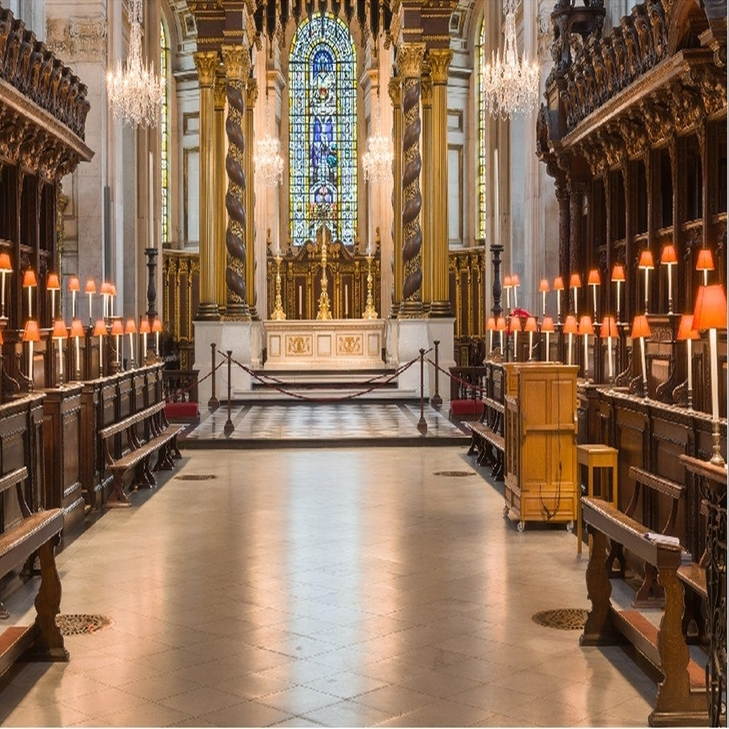
#> input picture saint_Paul.png, 729 x 729 px
$ python SC_CNN_vladimirov_Z_p_noise_v5.py
#> lines starting #> are read from the running program, lines starting #| are printed output that depends on the picture
### Q_p.py
"""
@author: Brian Zambrano
Classes:

    G_N_group
    Z_N_group

Functions:
    valuation(int,int)->int
    norm_p(float,int) -> float
"""
from fractions import Fraction
import numpy as np


# [98 lines left out: functions valuation, norm_p, G_N_group_aux, not called in this run]


class G_N_group(object):
    """Define the object G_N"""

    # [6 lines left out: function __init__, not called in this run]

    def get_prime(self):
        return self.p

    def get_radio(self):
        return self.N

    # [4 lines left out: function __len__, not called in this run]

    def __str__(self):
        G_N = self.G_N
        return str(G_N)

    def __iter__(self):
        for a in self.G_N:
            yield a


def Z_N_group_aux(p, N):
    """
    Returns the p-adic group Z_N elments.

    Parameters
    ----------
    p : TYPE: int
        DESCRIPTION: A prime number.
    N : TYPE: int
        DESCRIPTION: A natural number,
        represents the parameter of the group Z_N.

    Returns
    -------
    TYPE: numpy array
    DESCRIPTION: ans1: the p-adic group G_K elments.

    """
#> called with p = 3, N = 2

    ans1 = np.array([], dtype=int)
    l = 1
    for j in range(0, p):
        ans1 = np.append(ans1, j*(p**(N-l)))

    l = 2
    while l <= N:

        ans2 = ans1.copy()

        for j in range(1, p):
            ans1 = np.concatenate([ans1, ans2+j*(p**(N-l))])
        l += 1

    return ans1


class Z_N_group(object):
    """Define the object G_N"""

    def __init__(self, p, N):
        self.p = p
        self.N = N
        Z_N = Z_N_group_aux(self.p, self.N)
        self.Z_N = Z_N

    def get_prime(self):
        return self.p

    def get_radio(self):
        return self.N

    # [4 lines left out: function __len__, not called in this run]

    def __str__(self):
        Z_N = self.Z_N
        return str(Z_N)

    def __iter__(self):
        for a in self.Z_N:
            yield a

### SC_CNN_vladimirov_Z_p_noise_v5.py
"""
Created on Fri Mar 25 18:05:43 2022

@author: LENOVO
"""
import time
from matplotlib import pyplot as plt
from skimage.transform import resize
from skimage.data import binary_blobs, \
    camera, horse, astronaut, cat
from skimage.util import random_noise, img_as_float
from skimage.color import rgb2gray
from skimage.restoration import (denoise_tv_chambolle, denoise_bilateral,
                                 denoise_wavelet)
from skimage.io import imread
import Q_p
import test_functions as test
from SC_CNN_image_A import SC_CNN_image_A
# import sys
# sys.path.insert(1, 'D:/Documents/un/python/SC-CNN')


delta_t = 0.05
t = 1+delta_t
p = 3
K = 2
Z_k = Q_p.Z_N_group(p, K)


def f(x):
    return 0.5*(abs(x+1) - abs(x-1))


""" Import and tranform image """


image = imread("saint_Paul.png")
#> image is the input picture: shape (729, 729, 3); mean R, G, B 139.8, 110.7, 86.9
image = rgb2gray(image)
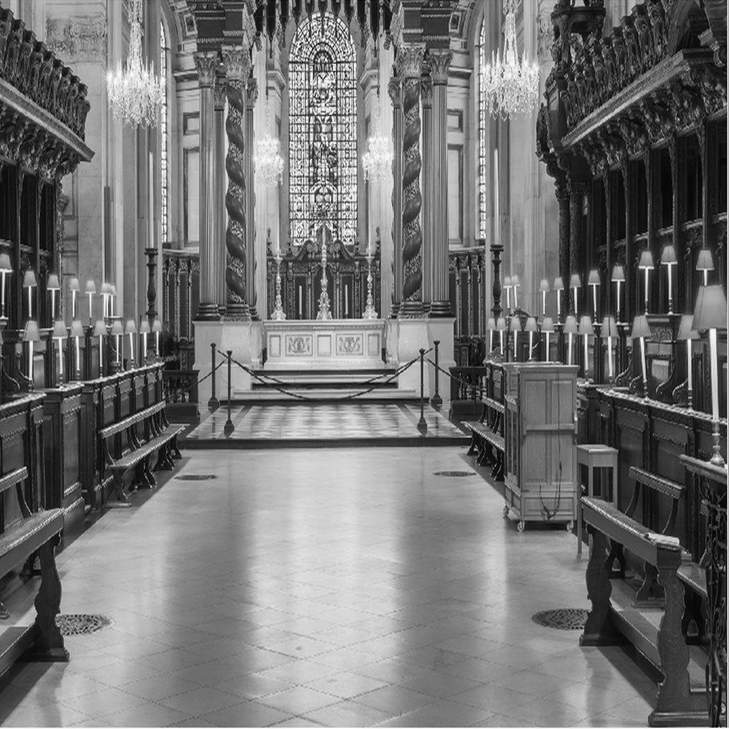
#> image: shape (729, 729) float64; min 0.0075, max 1, mean 0.452
image = resize(image, (400, 400))
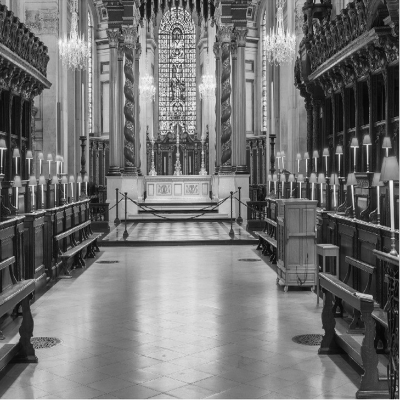
#> image: shape (400, 400) float64; min 0.0253, max 0.983, mean 0.451
# image = resize(camera(),(400,400))

plt.imshow(image, cmap='gray')
plt.title("Original")
plt.show()

"""Noise """


#> (the run stopped early here; a loop or call above may not have finished)
